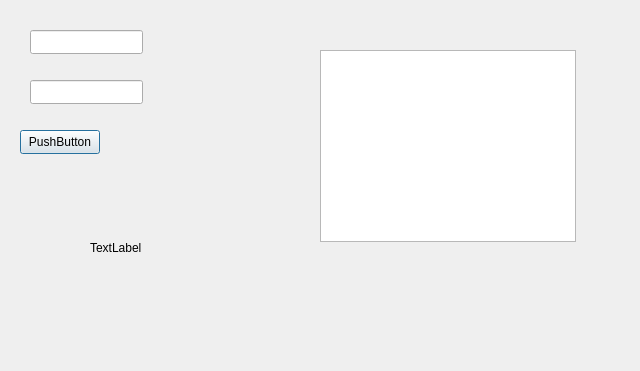
<?xml version="1.0" encoding="UTF-8"?>
<ui version="4.0">
 <class>studentAccountInfoPage</class>
 <widget class="QDialog" name="studentAccountInfoPage">
  <property name="geometry">
   <rect>
    <x>0</x>
    <y>0</y>
    <width>640</width>
    <height>371</height>
   </rect>
  </property>
  <property name="windowTitle">
   <string>Dialog</string>
  </property>
  <widget class="QLineEdit" name="usernameEdit">
   <property name="geometry">
    <rect>
     <x>30</x>
     <y>30</y>
     <width>113</width>
     <height>24</height>
    </rect>
   </property>
  </widget>
  <widget class="QLineEdit" name="passwordEdit">
   <property name="geometry">
    <rect>
     <x>30</x>
     <y>80</y>
     <width>113</width>
     <height>24</height>
    </rect>
   </property>
  </widget>
  <widget class="QPushButton" name="loginButton">
   <property name="geometry">
    <rect>
     <x>20</x>
     <y>130</y>
     <width>80</width>
     <height>24</height>
    </rect>
   </property>
   <property name="text">
    <string>PushButton</string>
   </property>
  </widget>
  <widget class="QTableView" name="tableView">
   <property name="geometry">
    <rect>
     <x>320</x>
     <y>50</y>
     <width>256</width>
     <height>192</height>
    </rect>
   </property>
   <property name="styleSheet">
    <string notr="true"/>
   </property>
  </widget>
  <widget class="QLabel" name="label">
   <property name="geometry">
    <rect>
     <x>90</x>
     <y>240</y>
     <width>60</width>
     <height>16</height>
    </rect>
   </property>
   <property name="text">
    <string>TextLabel</string>
   </property>
  </widget>
 </widget>
 <resources/>
 <connections/>
</ui>
